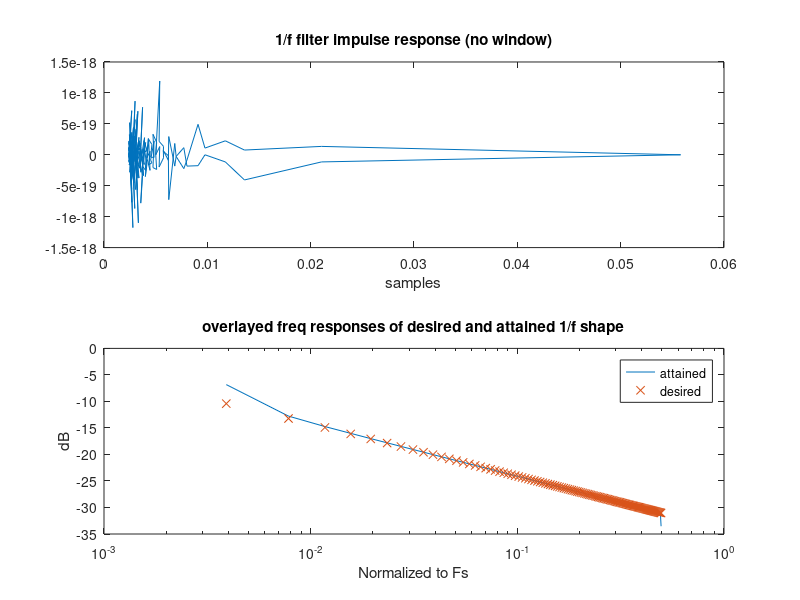

Recreate this plot in MATLAB.
function hout=noise_inv_f(L);
% L= filter length/2
% Create a filter kernel (FIR coefficients) that approximates a 1/f frequency response.
% Dick Benson  September 2004
% Copywrite 2004-2010 The MathWorks, Inc.
if nargin==0
   L     = 128;             % filter kernel length/2
end;
f     =(0:(L-1))/L;     % frequency vector normalized to Fs/2
shape = (1./(f+0.1/L)).^0.5;  % desired shape of spectrum (note +0.1/L to limit infinity ) , 
                              % added .^0.5 to make POWER drop as 1/f
shape = shape/shape(1); % normalize DC gain to 1 (0dB)
ph    = pi*(0:L-1);     % phase shift to center impulse response in time window

% Need to create a complex spectral description 
% which, when transformed with the ifft,
% creates a REAL impulse response.

mag=[shape,0, fliplr(shape(2:end))]; % construct magnitude
phase=[-ph,0,fliplr(ph(2:end))];     % and phase 
H=mag.*exp(j*phase);  % complex representation
h=ifft(H);            % impulse reponse 

%  sanity checks .... 
subplot(2,1,1)
plot((h)); title('1/f filter impulse response (no window)');
xlabel('samples')

% If the filter is used as is, there will be ripples in the frequency reponse, 
% due to the abrupt transistions at the impulse response endpoints.
% To mitigate this, apply a Hanning window and then compare final response with
% desired. 

hout=h.*hann(2*L)';
H2=fft(hout);            % take fft of windowed filter kernel
% hf=figure;
subplot(2,1,2)
semilogx(f/2,20*log10(abs(H2(1:L))),f/2,20*log10(shape),'x'); 
legend('attained','desired')
title('overlayed freq responses of desired and attained 1/f shape');
xlabel('Normalized to Fs'); ylabel('dB')
% Finally, scale the filter so that 1 Watt of (broad band) input noise 
% produces 1 Watt of output noise. 
df   = f(2)-f(1);
Pout_T = sum(hout.^2);       % power out for 1 W input
hout = hout/sqrt(Pout_T);    % use filter_check.mdl to confirm power level and shape
f_inv = hout;
save f_inv f_inv;            % save for use by other examples.
set(gcf,'HandleVisibility','off');
